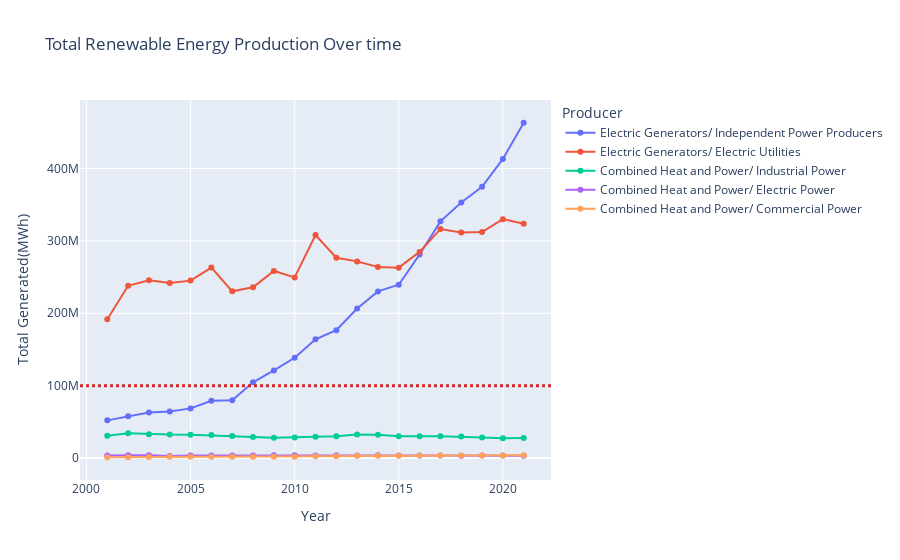

Write notebook code for a chart like this one.
### Code cell
from query_total_energy import query_data

df = query_data()
fig = px.line(df, x="Year", y="Total Generated(MWh)", color = 'Producer',  
              title="Total Renewable Energy Production Over time", markers=True)


# adding a horizontal "target" line
fig.add_shape(
    type = "line", line_color = "#d62728", line_width = 3, opacity = 1, line_dash = "dot",
    x0=0, x1=1, xref = "paper", y0 = 99824051.75533333, y1 = 99824051.75533333, yref = "y")

#  # add a text for avg gen
# fig.add_annotation(
#     text = "Average Generated", x = 2002, y = 4.055194e+09, showarrow=False)

# fig.add_annotation(
#     text = "Financial Crisis (2009)", x = 2008.9, y = 3.945e+09, 
#     arrowhead = 1, ax = -50, ay = 50,
#     showarrow = True, arrowcolor = '#ff7f0e')

# fig.add_annotation(
#     text = "COVID-19 Pandemic (2020))", x = 2019.9, y = 4.000e+09, 
#     arrowhead = 1, ax = -50, ay = 50,
#     showarrow = True, arrowcolor = '#ff7f0e')

fig.show()

### Figure 1 — Plotly figure (JSON) as saved in the notebook; plotly's stock layout.template omitted (floating-point values rounded to 4 significant figures)
{"data": [{"hovertemplate": "Producer=Electric Generators/ Independent Power Producers<br>Year=%{x}<br>Total Generated(MWh)=%{y}<extra></extra>", "legendgroup": "Electric Generators/ Independent Power Producers", "line": {"color": "#636efa", "dash": "solid"}, "marker": {"symbol": "circle"}, "mode": "markers+lines", "name": "Electric Generators/ Independent Power Producers", "orientation": "v", "showlegend": true, "type": "scatter", "x": [2021, 2020, 2019, 2018, 2017, 2016, 2015, 2014, 2013, 2012, 2011, 2010, 2009, 2008, 2007, 2006, 2005, 2004, 2003, 2002, 2001], "xaxis": "x", "y": [463220603, 413285675, 374696610, 353018620, 326992613, 281171219, 239427552, 230200000.0, 206500000.0, 176500000.0, 164000000.0, 138516721, 120973800, 104657418, 79835731, 78995046, 68595959, 64298708, 62944658, 57609605, 52026743], "yaxis": "y"}, {"hovertemplate": "Producer=Electric Generators/ Electric Utilities<br>Year=%{x}<br>Total Generated(MWh)=%{y}<extra></extra>", "legendgroup": "Electric Generators/ Electric Utilities", "line": {"color": "#EF553B", "dash": "solid"}, "marker": {"symbol": "circle"}, "mode": "markers+lines", "name": "Electric Generators/ Electric Utilities", "orientation": "v", "showlegend": true, "type": "scatter", "x": [2021, 2020, 2019, 2018, 2017, 2016, 2015, 2014, 2013, 2012, 2011, 2010, 2009, 2008, 2007, 2006, 2005, 2004, 2003, 2002, 2001], "xaxis": "x", "y": [323768754, 330066528, 312315445, 311650743, 316339902, 284818611, 263020436, 264000000.0, 271700000.0, 276800000.0, 308000000.0, 249565730, 258446466, 235810198, 230359483, 263171207, 245115358, 241711607, 245511441, 237956925, 191765253], "yaxis": "y"}, {"hovertemplate": "Producer=Combined Heat and Power/ Industrial Power<br>Year=%{x}<br>Total Generated(MWh)=%{y}<extra></extra>", "legendgroup": "Combined Heat and Power/ Industrial Power", "line": {"color": "#00cc96", "dash": "solid"}, "marker": {"symbol": "circle"}, "mode": "markers+lines", "name": "Combined Heat and Power/ Industrial Power", "orientation": "v", "showlegend": true, "type": "scatter", "x": [2021, 2020, 2019, 2018, 2017, 2016, 2015, 2014, 2013, 2012, 2011, 2010, 2009, 2008, 2007, 2006, 2005, 2004, 2003, 2002, 2001], "xaxis": "x", "y": [27537256, 27441437, 28394560, 29636386, 29932250, 29959608, 30044909, 32190000.0, 32550000.0, 30060000.0, 29420000.0, 28243808, 27900972, 29138174, 30508809, 31871520, 32198544, 32412566, 32926242, 34313832, 30630146], "yaxis": "y"}, {"hovertemplate": "Producer=Combined Heat and Power/ Electric Power<br>Year=%{x}<br>Total Generated(MWh)=%{y}<extra></extra>", "legendgroup": "Combined Heat and Power/ Electric Power", "line": {"color": "#ab63fa", "dash": "solid"}, "marker": {"symbol": "circle"}, "mode": "markers+lines", "name": "Combined Heat and Power/ Electric Power", "orientation": "v", "showlegend": true, "type": "scatter", "x": [2021, 2020, 2019, 2018, 2017, 2016, 2015, 2014, 2013, 2012, 2011, 2010, 2009, 2008, 2007, 2006, 2005, 2004, 2003, 2002, 2001], "xaxis": "x", "y": [3054152, 3327757, 3414513, 3164689, 3333198, 3366458, 3401869, 3997000.0, 3658000.0, 3745000.0, 3505000.0, 3754440, 3935781, 3423572, 3455689, 3463619, 3424241, 2893441, 4001516, 3736701, 3392669], "yaxis": "y"}, {"hovertemplate": "Producer=Combined Heat and Power/ Commercial Power<br>Year=%{x}<br>Total Generated(MWh)=%{y}<extra></extra>", "legendgroup": "Combined Heat and Power/ Commercial Power", "line": {"color": "#FFA15A", "dash": "solid"}, "marker": {"symbol": "circle"}, "mode": "markers+lines", "name": "Combined Heat and Power/ Commercial Power", "orientation": "v", "showlegend": true, "type": "scatter", "x": [2021, 2020, 2019, 2018, 2017, 2016, 2015, 2014, 2013, 2012, 2011, 2010, 2009, 2008, 2007, 2006, 2005, 2004, 2003, 2002, 2001], "xaxis": "x", "y": [3694951, 3560827, 3614656, 3440860, 3490190, 3443073, 3254719, 3260000.0, 3000000.0, 2573000.0, 2502000.0, 1794288, 1839464, 1614986, 1691436, 1712694, 1758785, 1680158, 1374204, 1077998, 1091433], "yaxis": "y"}], "layout": {"legend": {"title": {"text": "Producer"}, "tracegroupgap": 0}, "shapes": [{"line": {"color": "#d62728", "dash": "dot", "width": 3}, "opacity": 1, "type": "line", "x0": 0, "x1": 1, "xref": "paper", "y0": 99820000.0, "y1": 99820000.0, "yref": "y"}], "title": {"text": "Total Renewable Energy Production Over time"}, "xaxis": {"anchor": "y", "domain": [0, 1], "title": {"text": "Year"}}, "yaxis": {"anchor": "x", "domain": [0, 1], "title": {"text": "Total Generated(MWh)"}}}}
